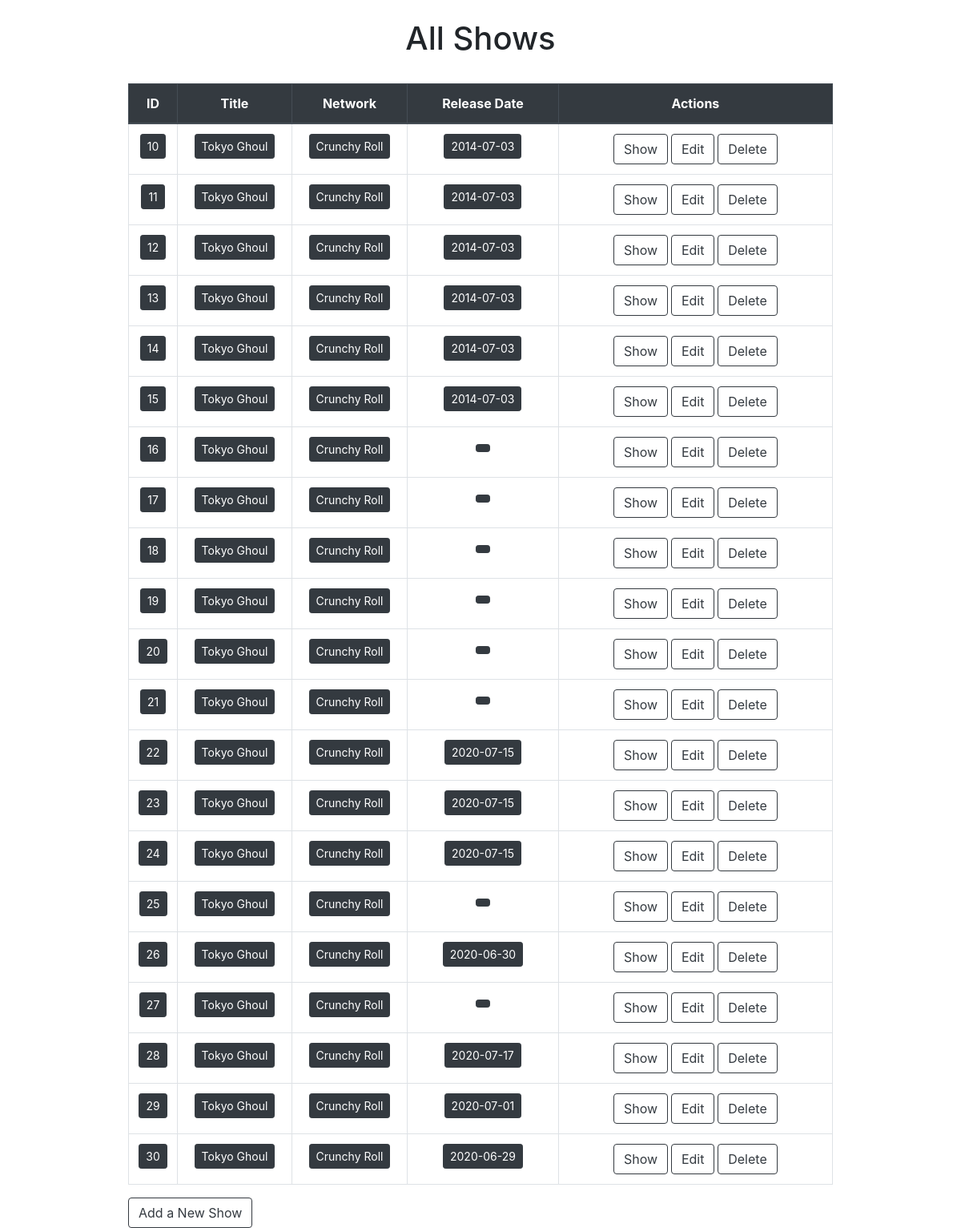
The app's page /shows, older data.
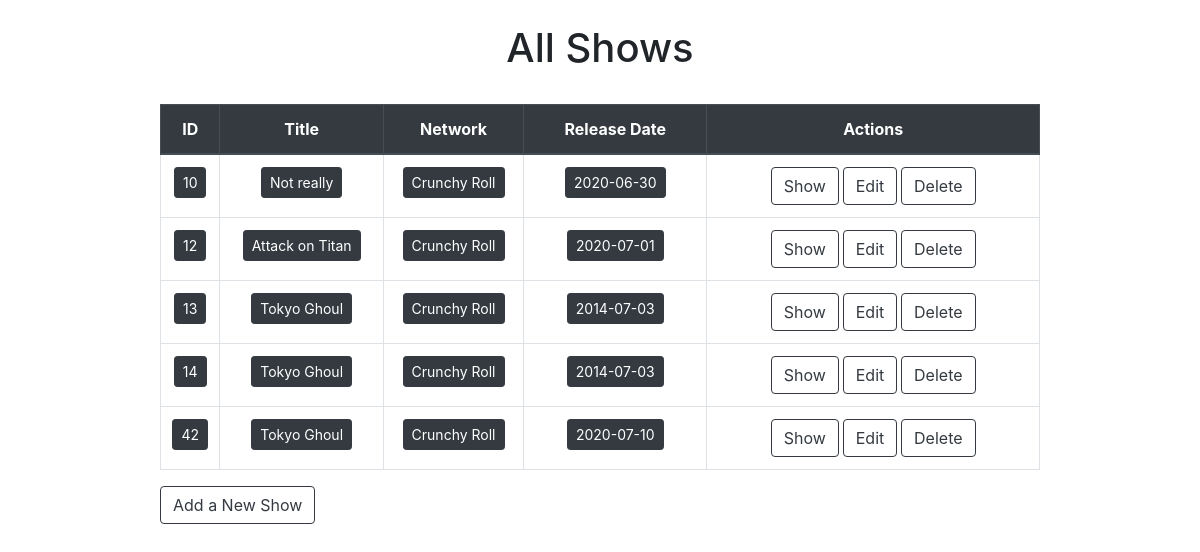
The same page, newer data.
### semiRestful_tv_shows/models.py (models this page shows)
class Shows(models.Model):
    title = models.CharField(max_length=255)
    network = models.CharField(max_length=255)
    release = models.CharField(max_length=10)
    desc = models.TextField()
    created_at = models.DateTimeField(auto_now_add=True)
    updated_at = models.DateTimeField(auto_now=True)
    objects = ShowManager()

### semiRestful_tv_shows/views.py (the view)
# urls.py: path('shows', views.index, name="home"),
def index(request):
    print(request.GET)
    context = {
        'show_table': Shows.objects.all()
    }
    return render(request, "showTable.html", context)

### semiRestful_tv_shows/templates/showTable.html (shortened to what this page needs)
<!DOCTYPE html>
<html lang="en">
<head>
    {% load static %}
    <link rel="stylesheet" href="{% static 'styles.css' %}">
    <link rel="stylesheet" href="https://stackpath.bootstrapcdn.com/bootstrap/4.5.0/css/bootstrap.min.css"
>
</head>
<body>
    <h1 class="headers">All Shows</h1>
    <div class="book_info">
        <table class="table tabbb table-bordered">
            <thead class="thead-dark">
                <tr>
                    <th scope="col">ID</td>
                    <th scope="col">Title</td>
                    <th scope="col">Network</td>
                    <th scope="col">Release Date</td>
                    <th scope="col">Actions</td>
                </tr>
            </thead>
{%for show in show_table%}
            <tr>
                <th scope="col"><button class="btn btn-sm btn-dark row">{{show.id}}</button></th>
                <th scope="col"><button class="btn btn-sm btn-dark row">{{show.title}}</button></th>
                <th scope="col"><button class="btn btn-sm btn-dark row">{{show.network}}</button></th>
                <th scope="col"><button class="btn btn-sm btn-dark row">{{show.release}}</button></th>
                <th scope="row">
                    <a class="btn btn-outline-dark" href="/shows/{{show.id}}">Show</a>
                    <a class="btn btn-outline-dark" href="/shows/{{show.id}}/edit">Edit</a>
                    <a class="btn btn-outline-dark" href="/shows/{{show.id}}/delete">Delete</a>
                </th>
            </tr>
{%endfor%}
        </table>
    </div>
    <a class="linkss btn btn-outline-dark" href="{% url 'create_show' %}">Add a New Show</a>
</body>
</html>

Row changes from the older to the newer data that the page shows:
removed Shows: id "11", title "Tokyo Ghoul", network "Crunchy Roll", release "2014-07-03"
removed Shows: id "15", title "Tokyo Ghoul", network "Crunchy Roll", release "2014-07-03"
removed Shows: id "16", title "Tokyo Ghoul", network "Crunchy Roll"
removed Shows: id "17", title "Tokyo Ghoul", network "Crunchy Roll"
removed Shows: id "18", title "Tokyo Ghoul", network "Crunchy Roll"
removed Shows: id "19", title "Tokyo Ghoul", network "Crunchy Roll"
removed Shows: id "20", title "Tokyo Ghoul", network "Crunchy Roll"
removed Shows: id "21", title "Tokyo Ghoul", network "Crunchy Roll"
removed Shows: id "22", title "Tokyo Ghoul", network "Crunchy Roll", release "2020-07-15"
removed Shows: id "23", title "Tokyo Ghoul", network "Crunchy Roll", release "2020-07-15"
removed Shows: id "24", title "Tokyo Ghoul", network "Crunchy Roll", release "2020-07-15"
removed Shows: id "25", title "Tokyo Ghoul", network "Crunchy Roll"
removed Shows: id "26", title "Tokyo Ghoul", network "Crunchy Roll", release "2020-06-30"
removed Shows: id "27", title "Tokyo Ghoul", network "Crunchy Roll"
removed Shows: id "28", title "Tokyo Ghoul", network "Crunchy Roll", release "2020-07-17"
removed Shows: id "29", title "Tokyo Ghoul", network "Crunchy Roll", release "2020-07-01"
removed Shows: id "30", title "Tokyo Ghoul", network "Crunchy Roll", release "2020-06-29"
changed Shows id 10: title "Tokyo Ghoul" → "Not really"; release "2014-07-03" → "2020-06-30"
changed Shows id 12: title "Tokyo Ghoul" → "Attack on Titan"; release "2014-07-03" → "2020-07-01"
added Shows: id "42", title "Tokyo Ghoul", network "Crunchy Roll", release "2020-07-10"
